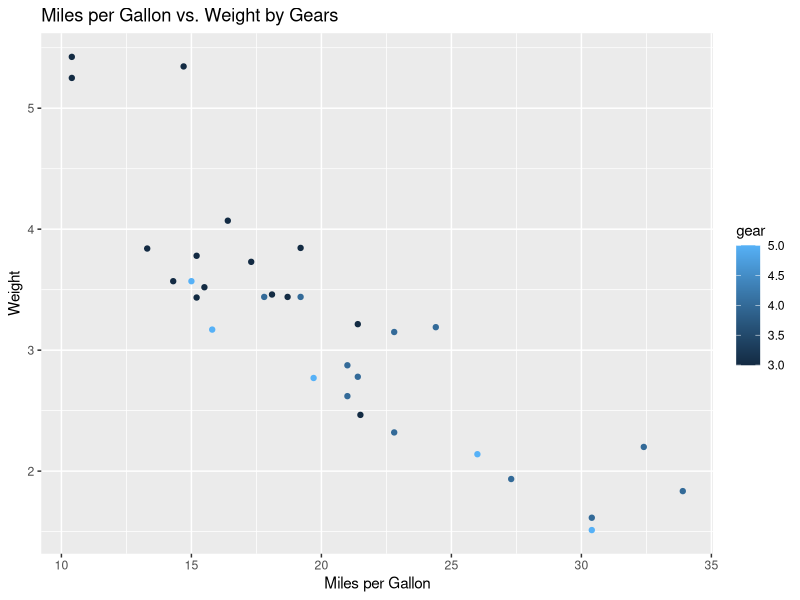
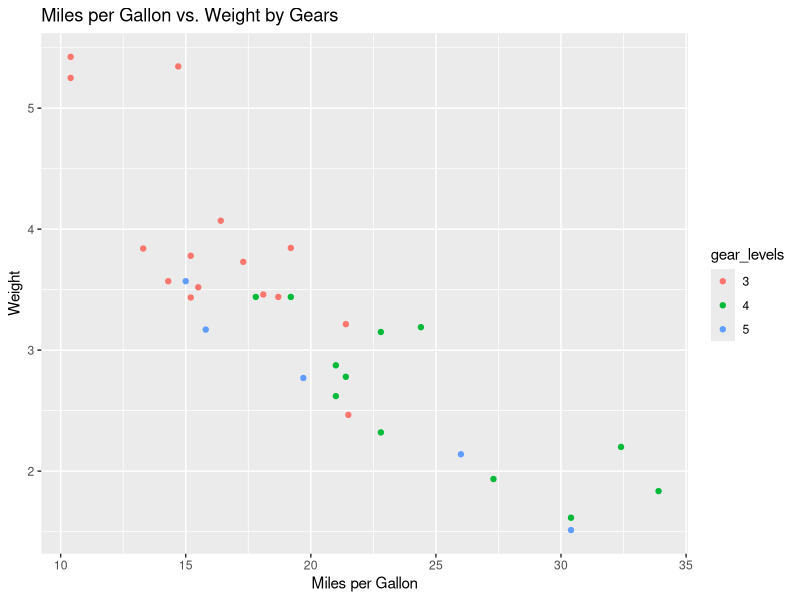

Reproduce these figures in R, in order.


#' The following script shows the fundamental issue when dealing with factors in
#' R.
#'
#' The main issue is that when factors are stored as integers, and if the
#' integers are not mapped to the levels of the factor, the interpretation
#' becomes worse in visualization. This is because ggplot2 will treat the
#' integers as continuous variables, and will not map them to the levels of the
#' factor. This can be seen in the example below.

#' Load the ggplot2 package.
library(ggplot2)

#' Load the mtcars dataset
data(mtcars)

#' Create a scatter plot of mpg vs. wt, with color mapped to gear
ggplot(mtcars, aes(x = mpg, y = wt, color = gear)) +
  geom_point() +
  labs(title = "Miles per Gallon vs. Weight by Gears", 
       x = "Miles per Gallon", 
       y = "Weight")

#' Note how the colors are not what we would expect. A car does not have 3.5
#' gears, for instance, and a continuous scale is therefore not appropriate. This is
#' because the gear variable is not a factor by default, and ggplot2 treats it
#' as a continuous variable.

#' Let us try again with the gear variable as a factor.

#' Create a new column 'gears_levels' that contains the gears variable as a
#' factor. This will allow ggplot2 to treat the variable as a factor, and map
#' the colors to the levels of the factor.
mtcars$gear_levels <- factor(mtcars$gear)

#' Create a scatter plot of mpg vs. wt, with color mapped to gears_levels
ggplot(mtcars, aes(x = mpg, y = wt, color = gear_levels)) +
  geom_point() +
  labs(title = "Miles per Gallon vs. Weight by Gears", x = "Miles per Gallon", y = "Weight")

#' Now we have three distinct levels of the gears, as we would expect in reality.
#' This is because the gear variable is now treated as a factor, and ggplot2
#' maps the colors to the levels of the factor.
#' 
#' In conclusion, when dealing with factors in R, it is important to ensure that
#' they are treated as factors and not as integers, to avoid misinterpretation
#' in visualization.
#' 
#' The safest way to ensure that a variable is treated as a factor is to
#' explicitly convert it using the factor() function. This will ensure that the
#' variable is stored as a factor and not as an integer.
#' 
#' Prudent pre-processing of data is essential to avoid misinterpretation in
#' visualization. 
